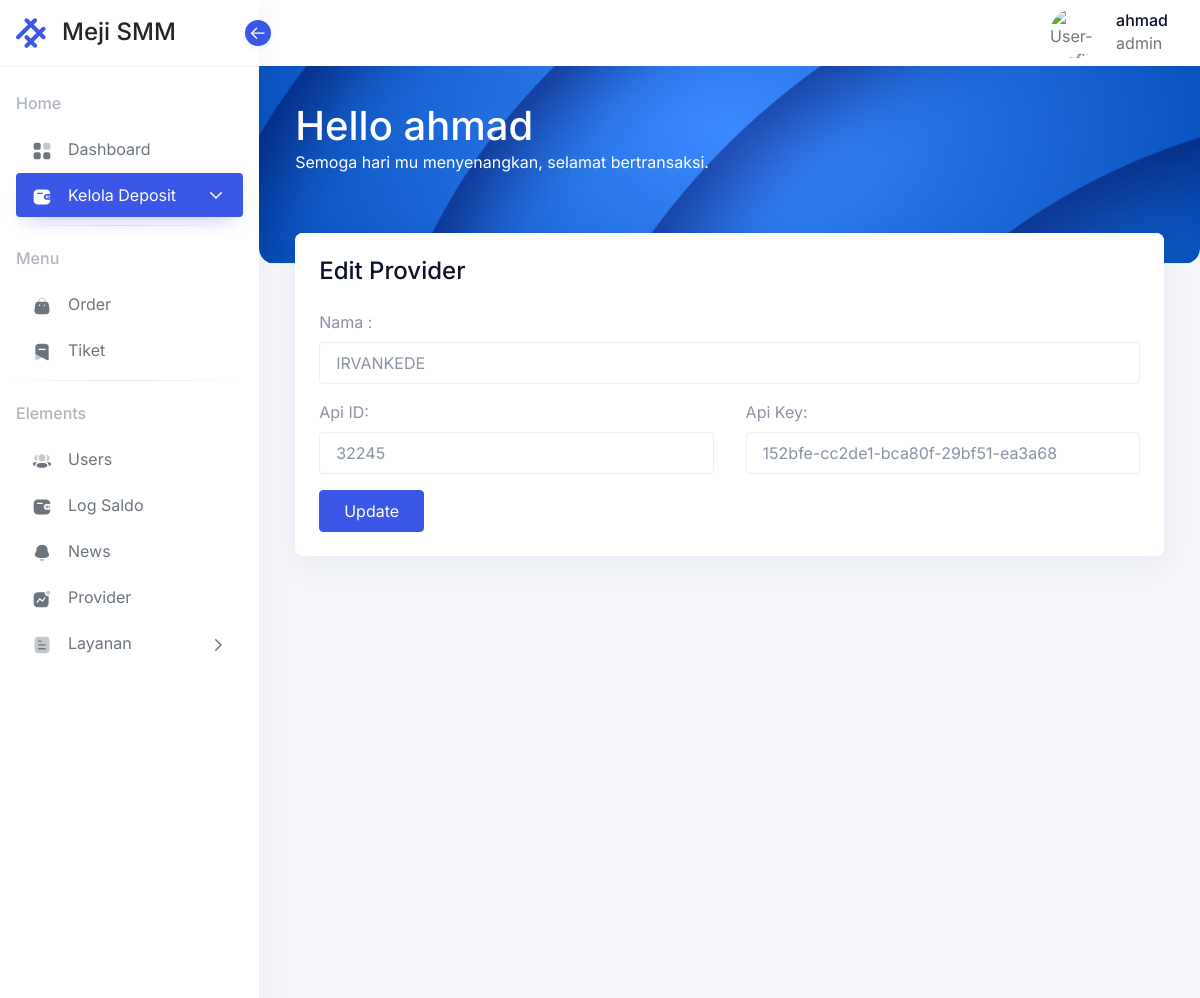
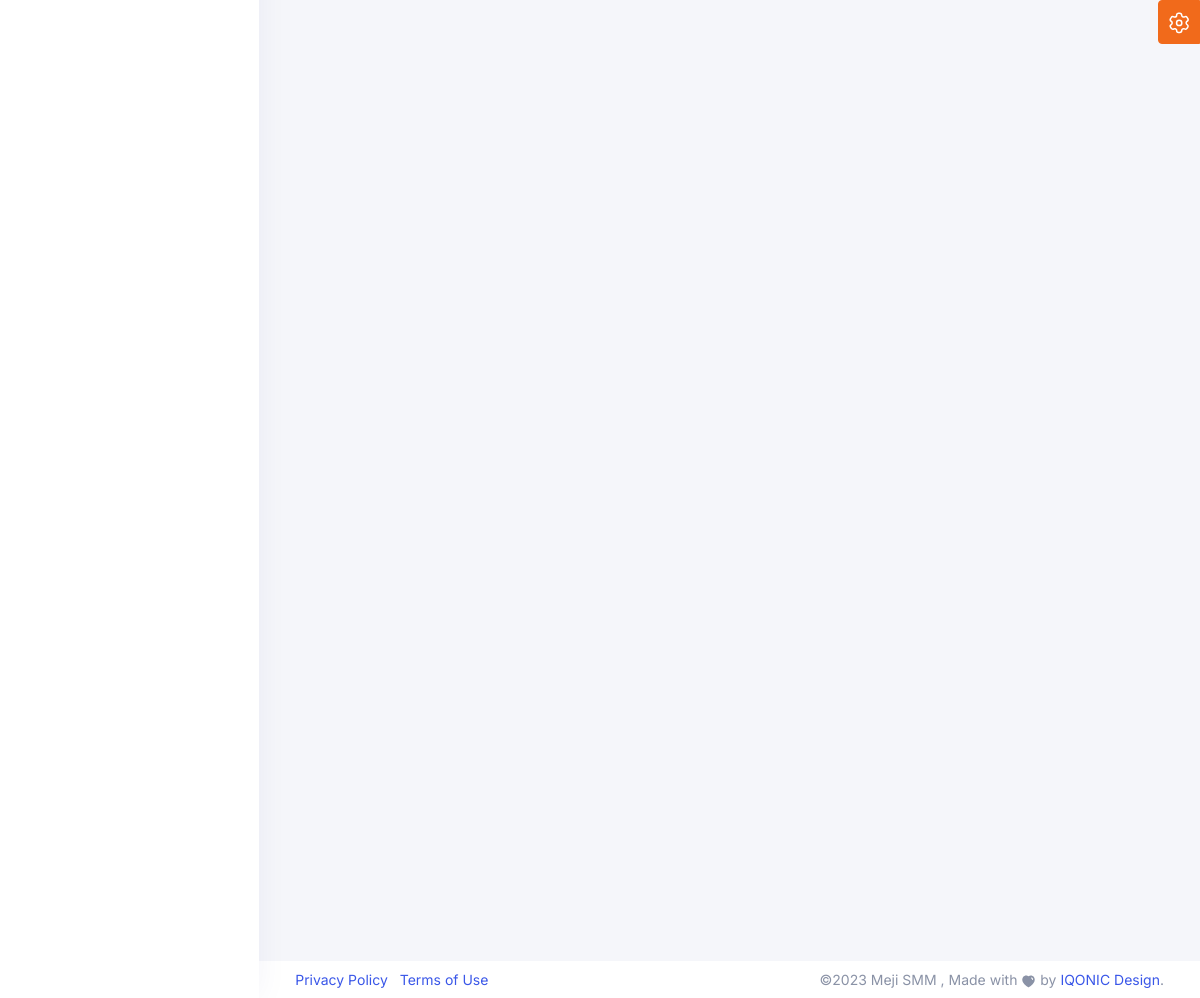
Page /admin/edit_provider.php?id=1 (signed in) on the committed database (2 pictures, top to bottom).
### tables this page shows
CREATE TABLE `provider` (
  `id` int(11) NOT NULL,
  `nama` varchar(255) NOT NULL,
  `api_id` varchar(255) NOT NULL,
  `api_key` varchar(255) NOT NULL
);

### admin/edit_provider.php (the view, shortened to what this page needs)
<?php
include '../mainconfig.php';
$id = $_GET['id'];
    $user = mysqli_query($conn, "SELECT * FROM provider where id = '$id'");
    $array = mysqli_fetch_array($user);
?>
<!doctype html>
<html lang="en" dir="ltr">
  <head>
      <link rel="stylesheet" href="../assets/css/core/libs.min.css" />
      <link rel="stylesheet" href="../assets/vendor/aos/dist/aos.css" />
      <link rel="stylesheet" href="../assets/css/hope-ui.min.css?v=1.2.0" />
      <link rel="stylesheet" href="../assets/css/custom.min.css?v=1.2.0" />
      <link rel="stylesheet" href="../assets/css/dark.min.css"/>
      <link rel="stylesheet" href="../assets/css/customizer.min.css" />
      <link rel="stylesheet" href="../assets/css/rtl.min.css"/>
  </head>
  <body class="  ">
    <?php
    include '../admin/lib/sidebar.php';
    ?>
    <main class="main-content">
    <?php
    include '../admin/lib/header.php';
    ?>
<div class="conatiner-fluid content-inner mt-n5 py-0">
<div class="row">
   <div class="col-md-12 col-lg-12">
      <div class="row">
         <div class="col-md-12">
            <div class="card" data-aos="fade-up" data-aos-delay="800">
                <div class="card-header d-flex justify-content-between">
                    <div class="header-title">
                        <h4 class="card-title">Edit Provider</h4>
                    </div>
                </div>
                <div class="card-body">
                <form method="POST" action="">
                <div class="form-group col-md-12">
                                 <label class="form-label" for="fname">Nama :</label>
                                 <input type="text" class="form-control" value="<?php echo $array['nama']?>" name="nama" id="fname" placeholder="Nama Bank" required>
                              </div>
                           <div class="row">
                              <div class="form-group col-md-6">
                                 <label class="form-label" for="fname">Api ID:</label>
                                 <input type="text" class="form-control" name="nama" value="<?php echo $array['api_id']?>" id="fname" placeholder="Nama Bank" required>
                              </div>
                              <div class="form-group col-md-6">
                                 <label class="form-label" for="lname">Api Key:</label>
                                 <input type="text" class="form-control" name="norek" value="<?php echo $array['api_key']?>" id="lname" placeholder="Norek" required>
                              </div>
</div>
                           <button type="submit" name="submit" class="btn btn-primary">Update</button>
                        </form>
               </div>
            </div>
         </div>
      </div>
   </div>
</div>
      </div>
      <?php
      include '../admin/lib/footer.php';
      ?>
  </body>
</html>

### rows in the picture
provider: nama "IRVANKEDE", nama "32245", norek "152bfe-cc2de1-bca80f-29bf51-ea3a68"

### other values in the picture
$_SESSION['username'] "ahmad"
$_SESSION['level'] "admin"
